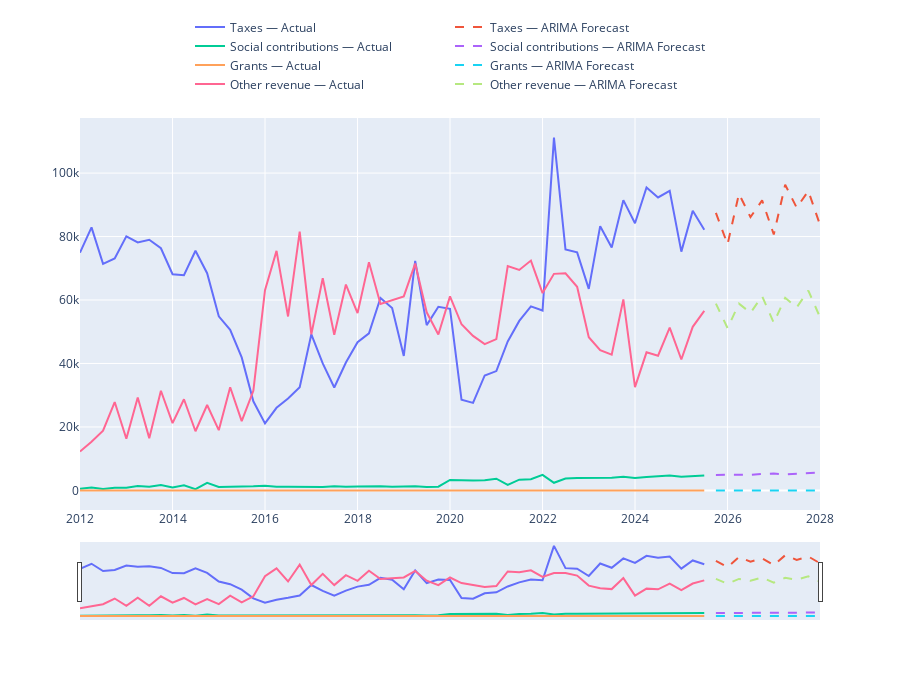

This figure's notebook cell:
### Markdown cell above
### Detailed Forecasting

### Code cell
import pandas as pd
import plotly.graph_objs as go
from statsmodels.tsa.statespace.sarimax import SARIMAX
from statsmodels.tsa.holtwinters import ExponentialSmoothing

# ============================================
# 1 — Define Columns
# ============================================
revenue_cols = ["Taxes","Social contributions","Grants","Other revenue"]
expense_cols = [
    "Compensation of employees","Use of goods and services",
    "Consumption of fixed capital","Interest","Subsidies",
    "Grants.1","Social benefits","Other expense"
]

all_cols = revenue_cols + expense_cols
df = df.copy()

# ============================================
# 2 — FIX THE INDEX
# ============================================
if "Year" in df.columns and "Quarter" in df.columns:
    df.index = pd.to_datetime(df["Year"].astype(str) + "-" + df["Quarter"].astype(str))
    df = df.drop(columns=["Year","Quarter"])
else:
    df.index = pd.to_datetime(df.index)

df = df[all_cols]

# ============================================
# 3 — Train/Test Split
# ============================================
train_df = df
last_train_date = train_df.index[-1]

# ============================================
# 4 — Forecast functions
# ============================================
def forecast_arima(series, horizon):
    model = SARIMAX(series, order=(1,1,1),
                    seasonal_order=(1,1,1,4),
                    enforce_stationarity=False,
                    enforce_invertibility=False).fit(disp=False)
    return model.forecast(horizon)

def forecast_ets(series, horizon):
    model = ExponentialSmoothing(
        series, trend="add",
        seasonal="add", seasonal_periods=4
    ).fit()
    return model.forecast(horizon)

# ============================================
# 5 — Helper function to create figure
# ============================================
def plot_forecast(columns, model_func, model_name):
    traces = []
    # Compute horizon until end of 2027
    end_2027 = pd.Timestamp("2027-12-31")
    horizon_full = (end_2027.year - last_train_date.year) * 4 + (end_2027.quarter - last_train_date.quarter) + 1
    forecast_index = pd.date_range(start=last_train_date + pd.offsets.QuarterBegin(), periods=horizon_full, freq='QS')
    
    for col in columns:
        # Actual
        traces.append(go.Scatter(
            x=df.index, y=df[col],
            mode="lines", name=f"{col} — Actual"
        ))
        # Forecast
        pred = model_func(train_df[col], horizon_full)
        pred.index = forecast_index
        traces.append(go.Scatter(
            x=pred.index, y=pred.values,
            mode="lines", name=f"{col} — {model_name} Forecast",
            line=dict(dash="dash")
        ))
    fig = go.Figure(traces)
    fig.update_layout(
        # title=f"{model_name} Forecasts — {'Revenue' if columns==revenue_cols else 'Expenses'}",
        height=700,
        xaxis=dict(rangeslider=dict(visible=True), type="date"),
        legend=dict(orientation="h", y=1.05, x=0.5, xanchor="center")
    )
    fig.show()

# ============================================
# 6 — Create Forecast Charts
# ============================================
plot_forecast(revenue_cols, forecast_arima, "ARIMA")
